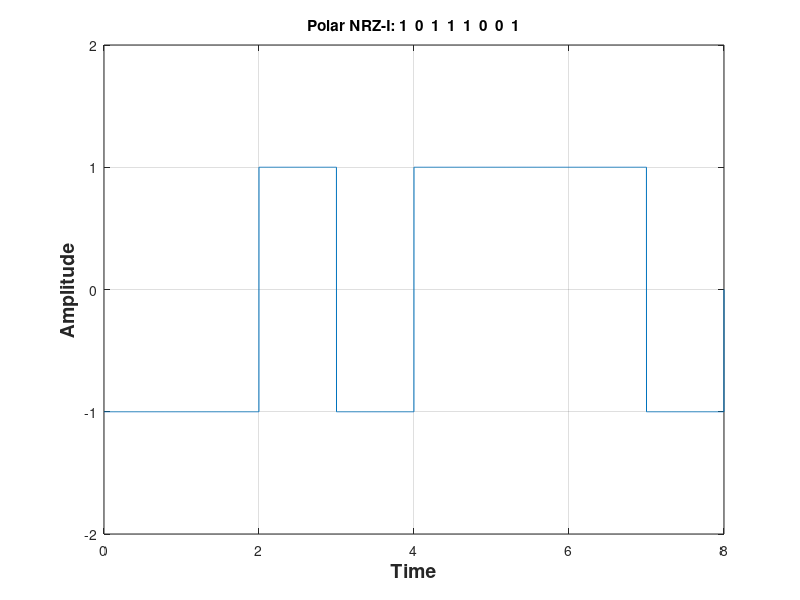

Reproduce this figure in MATLAB.
clc;
clear all;
close all;        
bits = [1 0 1 1 1 0 0 1];
bitrate=1; %bit per second
T=length(bits)/bitrate;
n=1000;
N=n*length(bits);   
dt=T/N;
t=0:dt:T;
x=[zeros(1,length(t))]; 
lastbit = 1; 
for i=1:length(bits)
  if bits(i)==1
    x((i-1)*n+1:i*n) = -lastbit;
    lastbit = -lastbit;
  else x((i-1)*n+1:i*n) = lastbit;
  end
end
plot(t,x);
axis([0 t(end) -2 2]);
grid on;
counter = 0;
lastbit = 1;
for i = 1:length(t)
  if t(i)>counter
    counter = counter + 1;
    if x(i)~=lastbit
      result(counter) = 1;
      lastbit = -lastbit;
    else result(counter) = 0;
    end
  end
end
disp('NRZ-I Decoding:');
disp(result);
xlabel('Time', 'fontsize',14, 'fontWeight','bold');
ylabel('Amplitude', 'fontsize',14, 'fontWeight','bold');
title(['Polar NRZ-I: ' num2str(bits)]);
